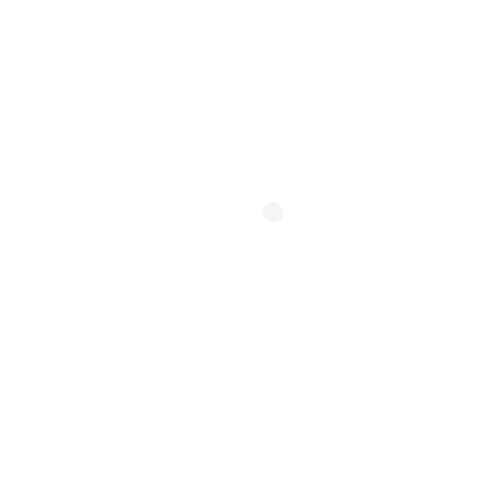
Frame 1 (no input)
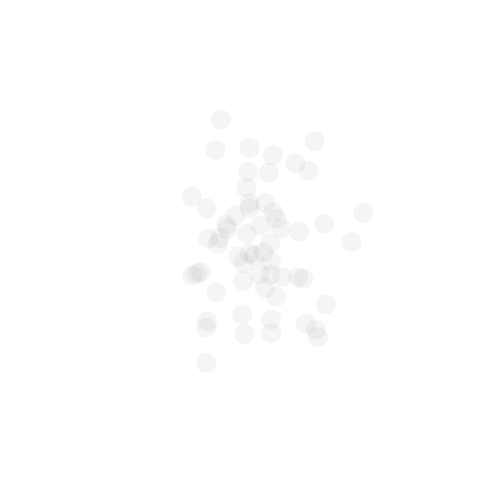
Frame 60 (the mouse pressed at the canvas centre just before this capture)
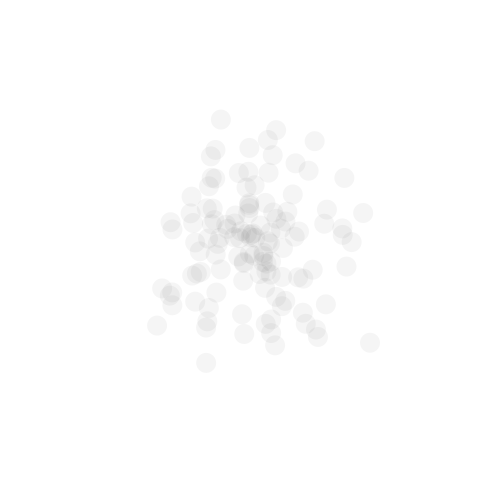
Frame 120 (the mouse held since frame 60 and released just before this capture)

The Processing sketch that drew these frames (run headless with seeded random() and noise(); from frame 60 on, the mouse is pressed at the canvas centre):

// Processing sketch: exerciseI_4_a
// ── exerciseI_4_a.pde
import java.util.Random;
Random generator;
int midX,
midY,
sd;
void setup () {
  size(500, 500);
  generator = new Random();
  midX = width / 2;
  midY = height / 2;
  sd = 50;
  background(255);
}

void draw() {
  float g1 = (float) generator.nextGaussian();
  float g2 = (float) generator.nextGaussian();
  float x = midX + sd * g1;
  float y = midY + sd * g2;
  noStroke();
  fill(0, 10);
  ellipse(x, y, 20, 20);
  
}
